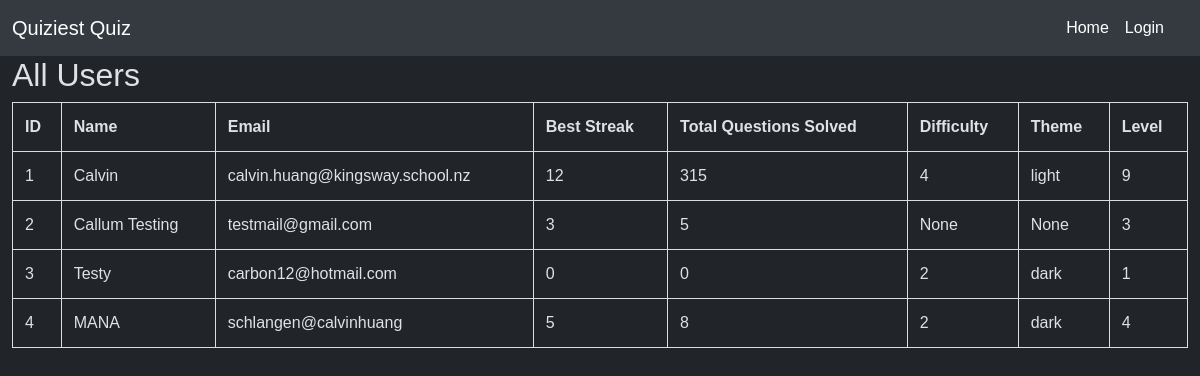
Page /users-db on the earlier database version.
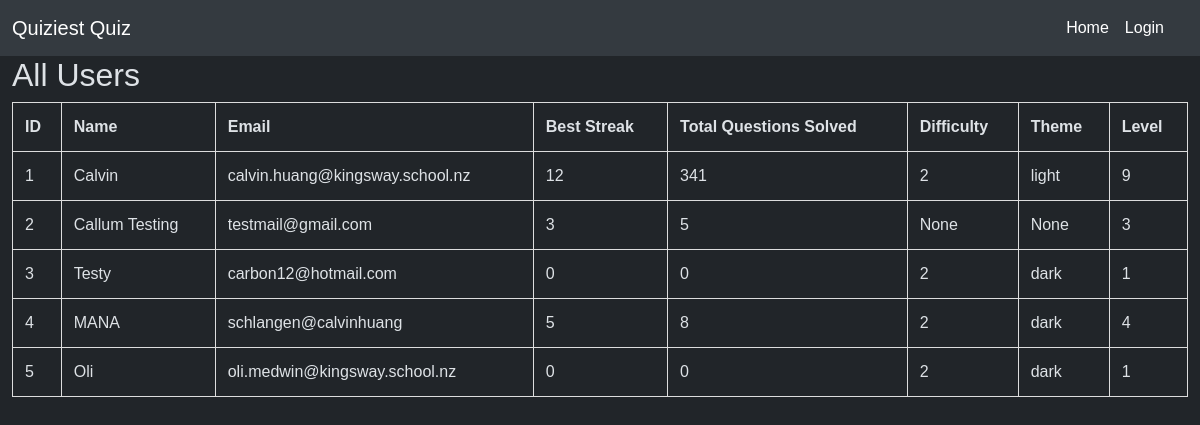
Same page on the later database version.
### website/auth/models.py (models this page shows, shortened)
class users(db.Model, UserMixin):
    id = db.Column("id", db.Integer, primary_key=True)
    name = db.Column("name", db.String(100))
    email = db.Column("email", db.String(150), unique=True) # Must be Unique
    password = db.Column("password", db.String, nullable=False)
    best_streak = db.Column("best_streak", db.Integer, db.CheckConstraint('best_streak >= 0', name='check_best_streak_positive'))
    total_solved = db.Column("total_solved", db.Integer, db.CheckConstraint('total_solved >= 0', name='check_total_solved_positive'), default=0)
    difficulty = db.Column("difficulty", db.Integer, default=2) # Default Medium Difficulty
    theme = db.Column(db.String(10), default='dark') # Default Dark Mode
    level = db.Column(db.Integer, default=1) # Users always begin on level 1
    __table_args__ = (
        db.UniqueConstraint('name', name='uq_user_name'),
        db.UniqueConstraint('email', name='uq_user_email'),
    )

### website/dbroutes.py (the view)
@db_bp.route("/users-db") # Shows users table
def usersdb():
    return render_template("usersdb.html", values=users.query.all()) # Renders template and passes all values queried from user db

### website/templates/usersdb.html (shortened to what this page needs)
{% extends "base.html" %}
{% block extra_css %}
<link rel="stylesheet" type='text/css' href="{{ url_for('static', filename='datatable.css')}}">
{% endblock %}
{% block content %}
    <h2>All Users</h2>
    <table>
        <thead>
            <tr>
                <th>ID</th>
                <th>Name</th>
                <th>Email</th>
                <th>Best Streak</th>
                <th>Total Questions Solved</th>
                <th>Difficulty</th>
                <th>Theme</th>
                <th>Level</th>
            </tr>
        </thead>
        <tbody>
            {% for item in values %}
                <tr>
                    <td>{{ item.id }}</td>
                    <td>{{ item.name }}</td>
                    <td>{{ item.email }}</td>
                    <td>{{ item.best_streak }}</td>
                    <td>{{ item.total_solved }}</td>
                    <td>{{ item.difficulty }}</td>
                    <td>{{ item.theme }}</td>
                    <td>{{ item.level }}</td>
                </tr>
            {% endfor %}
        </tbody>
    </table>
{% endblock %}

### website/templates/base.html (shortened to what this page needs)
<!DOCTYPE html>
<html lang="en">
<head>
    <link rel="stylesheet" href="https://cdn.jsdelivr.net/npm/bootstrap@5.3.3/dist/css/bootstrap.min.css">
    <link rel="stylesheet" type='text/css' href="{{ url_for('static', filename='style.css')}}">
    {% block extra_css %}{% endblock %}
</head>
<body>
    <nav class="navbar navbar-expand-lg sticky-top custom-navbar">
      <div class="container-fluid">
        <a class="navbar-brand" href="#">Quiziest Quiz</a>
        <div class="offcanvas offcanvas-end" tabindex="-1" id="offcanvasNavbar" aria-labelledby="offcanvasNavbarLabel">
          <div class="offcanvas-body">
            <ul class="navbar-nav justify-content-end flex-grow-1 pe-3">
              <li class="nav-item">
                {% if current_user.is_authenticated %}
                  <a class="nav-link" aria-current="page" href="{{ url_for('auth.user') }}">User</a>
                {% else %}
                  <a class="nav-link" aria-current="page" href="/">Home</a>
                {% endif %}
              </li>
              <li class="nav-item">
                {% if current_user.is_authenticated %}
                  <a class="nav-link" href="/logout">Sign Out</a>
                {% else %}
                  <a class="nav-link" href="/login">Login</a>
                {% endif %}
              </li>
            </ul>
          </div>
        </div>
      </div>
    </nav>
    <div class="container-fluid">
      {% block content %}
      {% endblock %}
    </div>
</body>
</html>

### website/static/style.css (style rules this page uses)
html { transition: background-color 0.6s ease, color 0.6s ease; }
:root { --bs-primary: #007bff; }
[data-bs-theme="dark"] { --navbar-bg-color: #343a40; --navbar-text-color: #ffffff; --navbar-link-color: #ffffff; --navbar-link-hover-color: #cccccc; }
.custom-navbar { background-color: var(--navbar-bg-color); color: var(--navbar-text-color); }
.custom-navbar .nav-link { color: var(--navbar-link-color); }

### website/static/datatable.css (style rules this page uses)
body { font-family: Arial, sans-serif; margin: 0; padding: 0; }
table { width: 100%; border-collapse: collapse; margin-bottom: 20px; }
table, th, td { border: 1px solid #ddd; }
th, td { padding: 12px; text-align: left; }

Differences in the rows shown:
changed users "Calvin": total_solved "315" → "341"; difficulty "4" → "2"
added users: id "5", name "Oli", email "oli.medwin@kingsway.school.nz", best_streak "0", total_solved "0", difficulty "2", theme "dark", level "1"
